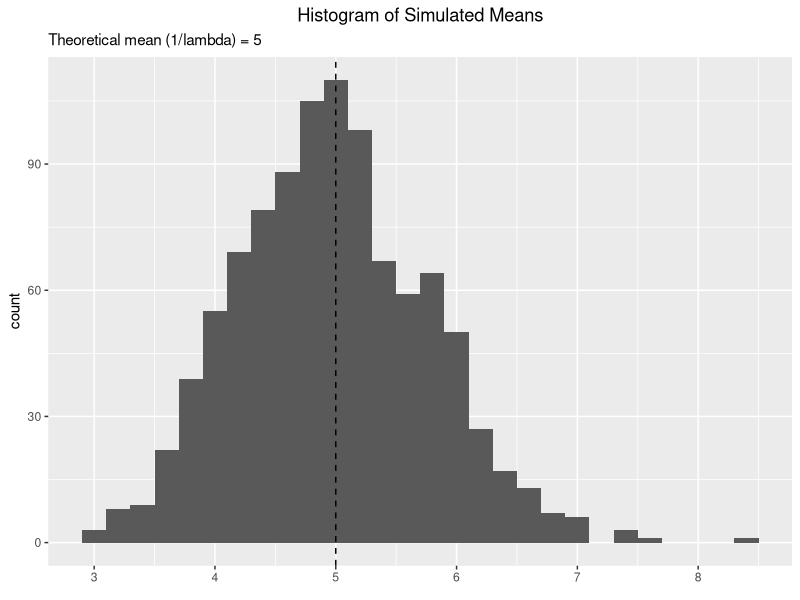
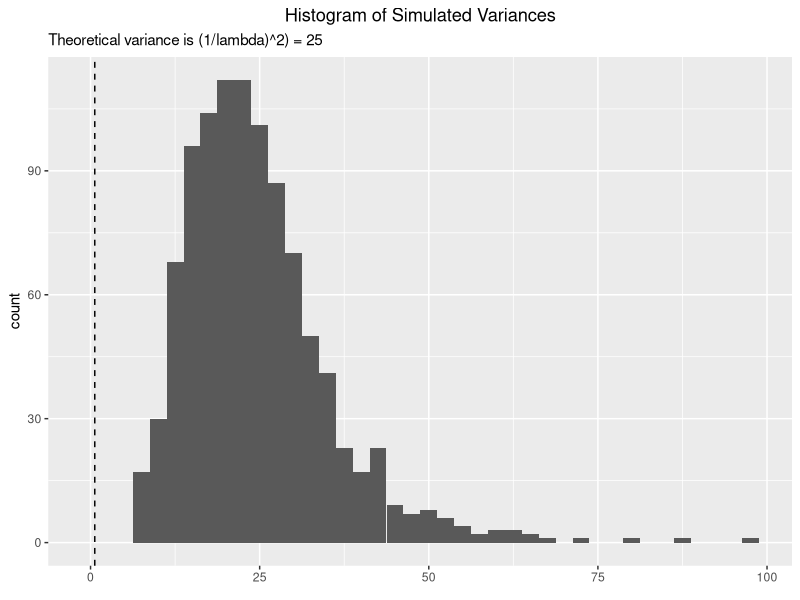
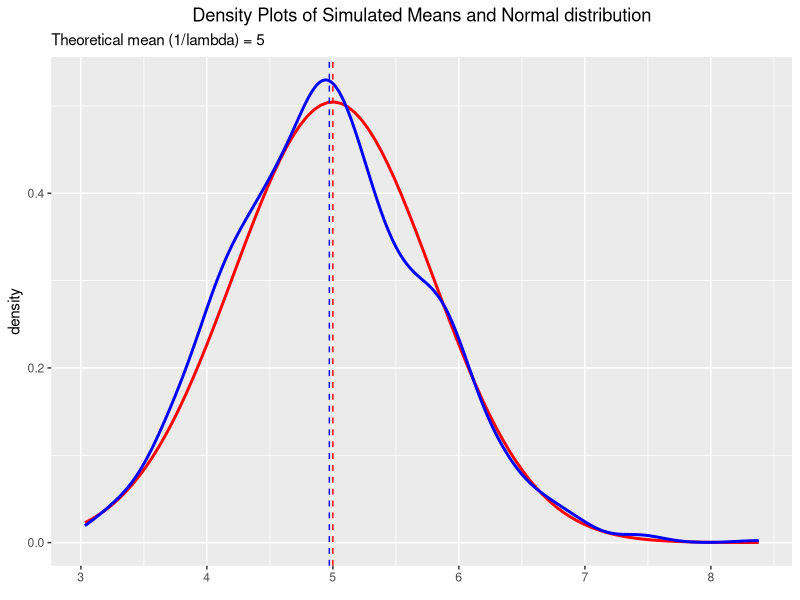

Write R code to recreate these figures, in order.
## ---- chunk 1
rm(list = ls())
set.seed(12345)
simN = 1000
n = 40
lambda = 0.2

X = rexp(n = n*simN, rate = lambda)
sampleX = matrix(X, nrow = simN)
## ---- chunk 2
meanX = as.data.frame(apply(sampleX, 1, mean))
names(meanX) = "means"
mean(meanX$means)
## ---- chunk 3
library(ggplot2)
ggplot(meanX, aes(means)) + 
    geom_histogram(binwidth = 0.2) + 
    geom_vline(xintercept = 1/lambda, linetype = "dashed") +
    labs(title = 'Histogram of Simulated Means',
         subtitle = "Theoretical mean (1/lambda) = 5") + 
    theme(plot.title = element_text(hjust = 0.5)) +
    xlab(element_blank())
## ---- chunk 4
varianceX = as.data.frame(apply(sampleX, 1, var))
names(varianceX) = "variances"
## ---- chunk 5
var(meanX$means)
## ---- chunk 6
(1/lambda)^2/40
## ---- chunk 7
library(ggplot2)
g2 <- ggplot(varianceX, aes(variances)) + 
    geom_histogram(binwidth = 2.5) + 
    geom_vline(xintercept = ((1/lambda)/sqrt(40))^2, linetype = "dashed") +
    labs(title = 'Histogram of Simulated Variances',
         subtitle = paste("Theoretical variance is (1/lambda)^2) = 25")) + 
    theme(plot.title = element_text(hjust = 0.5)) +
    xlab(element_blank())
g2
## ---- chunk 8
ggplot(data = meanX, aes(x = means)) + 
    geom_density() +
    stat_function(fun = dnorm,
                  args = list(mean = (1/lambda), sd = (1/lambda)/sqrt(40)),
                  colour = "red", size = 1) +
    geom_density(colour="blue", size=1, alpha = .2) +
    geom_vline(xintercept = c(1/lambda, mean(meanX$means)), linetype = "dashed", color = c("red", "blue")) +
    labs(title = 'Density Plots of Simulated Means and Normal distribution',
         subtitle = "Theoretical mean (1/lambda) = 5") + 
    theme(plot.title = element_text(hjust = 0.5)) +
    xlab(element_blank()) 
 
